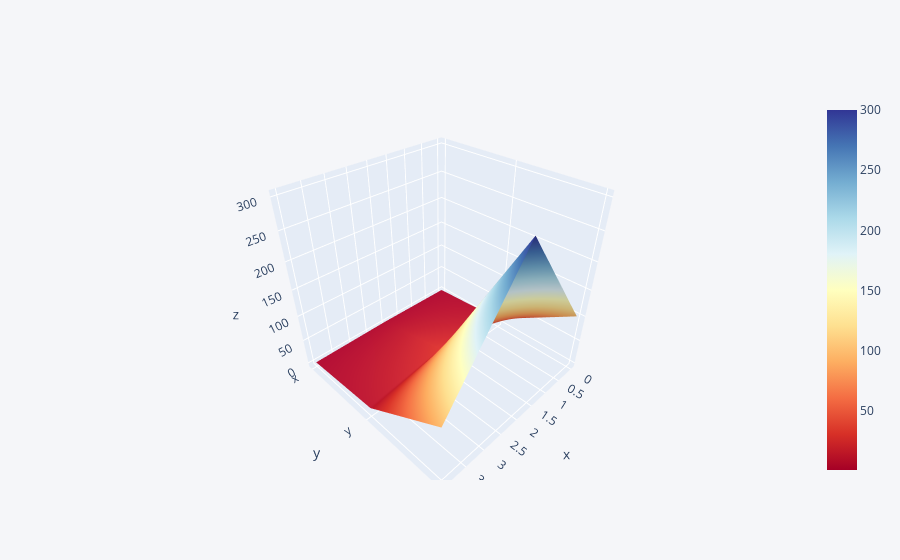

Notebook code cell kept with this figure:
### Code cell
df3.iplot(kind='surface',colorscale='rdylbu')

### Figure 1 — Plotly figure (JSON) as saved in the notebook; plotly's stock layout.template omitted (floating-point values rounded to 4 significant figures)
{"data": [{"colorscale": [[0, "rgb(165,0,38)"], [0.1, "rgb(215,48,39)"], [0.2, "rgb(244,109,67)"], [0.3, "rgb(253,174,97)"], [0.4, "rgb(254,224,144)"], [0.5, "rgb(255,255,191)"], [0.6, "rgb(224,243,248)"], [0.7, "rgb(171,217,233)"], [0.8, "rgb(116,173,209)"], [0.9, "rgb(69,117,180)"], [1, "rgb(49,54,149)"]], "type": "surface", "x": [0, 1, 2, 3, 4], "y": ["x", "y", "z"], "z": [[1, 2, 3, 2, 1], [10, 20, 30, 20, 10], [100, 200, 300, 200, 100]]}], "layout": {"legend": {"bgcolor": "#F5F6F9", "font": {"color": "#4D5663"}}, "paper_bgcolor": "#F5F6F9", "plot_bgcolor": "#F5F6F9", "title": {"font": {"color": "#4D5663"}}, "xaxis": {"gridcolor": "#E1E5ED", "showgrid": true, "tickfont": {"color": "#4D5663"}, "title": {"font": {"color": "#4D5663"}, "text": ""}, "zerolinecolor": "#E1E5ED"}, "yaxis": {"gridcolor": "#E1E5ED", "showgrid": true, "tickfont": {"color": "#4D5663"}, "title": {"font": {"color": "#4D5663"}, "text": ""}, "zerolinecolor": "#E1E5ED"}}}
